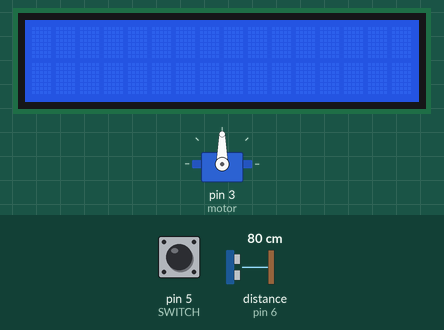
This sketch was run on a simulated Arduino Uno, built with avr-gcc and run on an emulated ATmega328P. Parts: 16×2 character LCD, servo. Inputs (shaded band) come from the test bench; at power-on: pin 5 (SWITCH) LOW, distance to the obstacle (sensor on pin 6) 80 cm. The echo pulse lasts 58.3 µs per cm; what the sketch prints to the serial monitor is not drawn.

Above: at 1.2 s.
1.3 s: pin 5 (SWITCH) pulled HIGH for 0.15 s
At 2.6 s:
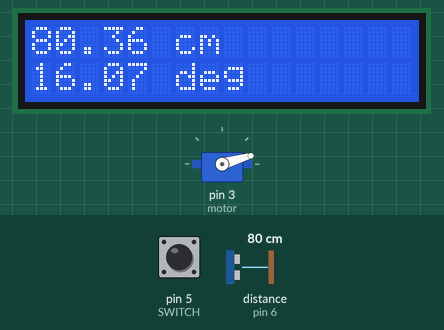
4.4 s: pin 5 (SWITCH) pulled HIGH for 1 s
At 7.1 s:
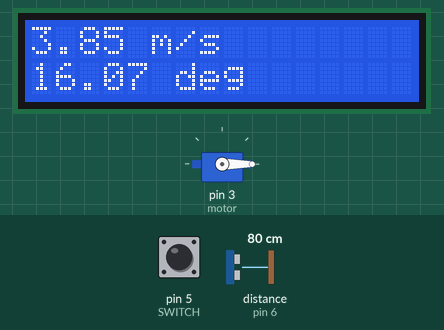
7.9 s: pin 5 (SWITCH) pulled HIGH for 3.2 s
At 9.92 s:
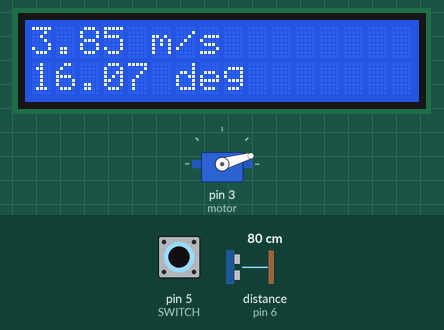
Timing chart, 0 to 13.5 s (numbered marks = the images above; inputs shaded):
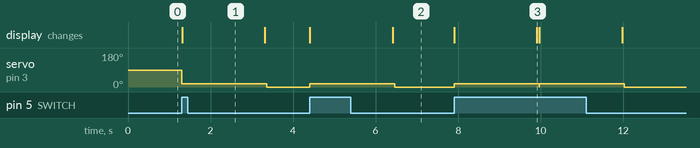

The sketch:

code.ino
```cpp
#include<LiquidCrystal.h>
#include<Servo.h>

#define RS 8
#define EN 9
#define D4 10
#define D5 11
#define D6 12
#define D7 13
#define TRIGGER 7
#define ECHO 6
#define SWITCH 5
#define TIME_TO_CM 0.01723
#define G 9.8
#define DEGREE_TO_RADIANS 0.01745329
#define MOTOR 3
#define TIME_TO_M 0.0001723
#define CM_TO_M 100
#define CAL 5
#define MAX_RANGE 250

LiquidCrystal lcd(RS,EN,D4,D5,D6,D7);
Servo motor;

long readUltrasonicDistance(int triggerPin, int echoPin)
{
  pinMode(triggerPin, OUTPUT);
  digitalWrite(triggerPin, LOW);
  delayMicroseconds(2);
  digitalWrite(triggerPin, HIGH);
  delayMicroseconds(10);
  digitalWrite(triggerPin, LOW);
  pinMode(echoPin, INPUT);
  return pulseIn(echoPin, HIGH);
}

float angle(float dist, float cal)
{
  float launch=(dist / cal);
  if (dist>MAX_RANGE)
  {
    launch=-1;
  }
  return (launch);
}

void motorRotation(float angle, int pin)
{
  motor.write(angle);
}

float measureVelocity(float dist, float ang, float g)
{
  dist=dist/CM_TO_M;
  ang=ang*DEGREE_TO_RADIANS;
  return(sqrt(g*dist/sin(2*ang)));
}

void setup()
{
  Serial.begin(9600);
  lcd.begin(16,2);
  pinMode(SWITCH, INPUT);
  motor.attach(3);
}

void loop()
{
  if (digitalRead(SWITCH))
  {
  	lcd.setCursor(0,0);
  	double cm = TIME_TO_CM * readUltrasonicDistance(TRIGGER, ECHO);
  	// Serial.println(cm);
  	lcd.print(cm);
  	lcd.print(" cm");
  	float theta = angle(cm, CAL);
  	// Serial.println(theta);
  	lcd.setCursor(0,1);
  	lcd.print(theta);
  	lcd.print(" deg");
  	motorRotation(theta, MOTOR);
  	float vel = measureVelocity(cm, theta, G);
    Serial.println(vel);
    lcd.setCursor(0,0);
    delay(2000);
    lcd.print(vel);
    lcd.print(" m/s");
    delay(50);
    motor.write(0);
  }
}
```

Measured:
- after the input at 1.3 s, servo on pin 3 (motor): 90° → 16° at once, → 0° 2.1 s later; the display: changes at once (image 1)
- after the input at 4.4 s, servo on pin 3 (motor): 0° → 16° at once, → 0° 2.1 s later; the display: first changes at once (image 2 shows a later state)
- after the input at 7.9 s, servo on pin 3 (motor): 0° → 16° at once, → 0° 4.1 s later; the display: first changes at once (image 3 shows a later state)
